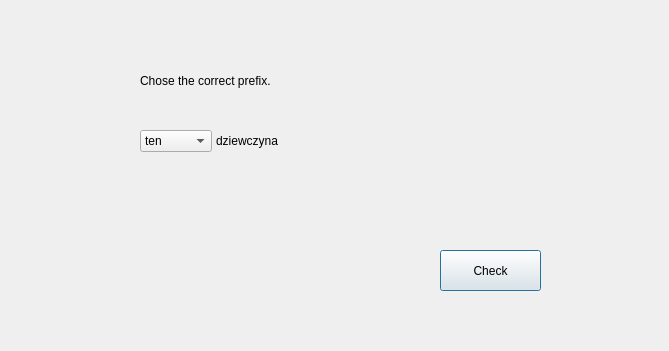
<?xml version="1.0" encoding="UTF-8"?>
<ui version="4.0">
 <class>ChoseWord</class>
 <widget class="QDialog" name="ChoseWord">
  <property name="geometry">
   <rect>
    <x>0</x>
    <y>0</y>
    <width>669</width>
    <height>351</height>
   </rect>
  </property>
  <property name="windowTitle">
   <string>Dialog</string>
  </property>
  <widget class="QLabel" name="label">
   <property name="geometry">
    <rect>
     <x>216</x>
     <y>130</y>
     <width>91</width>
     <height>21</height>
    </rect>
   </property>
   <property name="text">
    <string>dziewczyna</string>
   </property>
  </widget>
  <widget class="QComboBox" name="comboBox">
   <property name="geometry">
    <rect>
     <x>140</x>
     <y>130</y>
     <width>72</width>
     <height>22</height>
    </rect>
   </property>
   <item>
    <property name="text">
     <string>ten</string>
    </property>
   </item>
   <item>
    <property name="text">
     <string>ta</string>
    </property>
   </item>
   <item>
    <property name="text">
     <string>to</string>
    </property>
   </item>
  </widget>
  <widget class="QPushButton" name="pushButton_check">
   <property name="geometry">
    <rect>
     <x>440</x>
     <y>250</y>
     <width>101</width>
     <height>41</height>
    </rect>
   </property>
   <property name="text">
    <string>Check</string>
   </property>
  </widget>
  <widget class="QLabel" name="label_2">
   <property name="geometry">
    <rect>
     <x>140</x>
     <y>50</y>
     <width>661</width>
     <height>61</height>
    </rect>
   </property>
   <property name="text">
    <string>Chose the correct prefix.</string>
   </property>
  </widget>
 </widget>
 <resources/>
 <connections/>
</ui>
